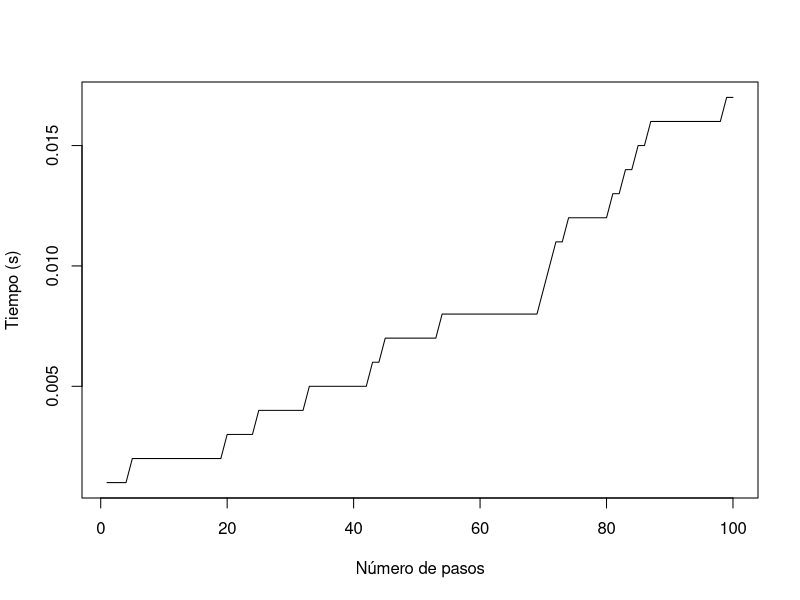

Reproduce this figure in R.
rep <- 1
dur <- 100
dim <- 8
orig <- rep(0, dim)
tab <- numeric(length(rep*dim))
elapsed <- numeric(length(dur))
i = 1
j = 1
anterior <- 0
timeT <- system.time(
  for (dimension in dim:dim) {
    timeDim <- system.time(
      for (repeticion in 1:rep)  { 
        cero <- 0              
        pos <- rep(0, dimension)
        for (t in 1:dur) {
          timeD <- system.time(
            for (x in 1:1) {
              cambiar <- sample(1:dimension, 1)                     
              if (runif(1) < 0.5) {
                cambio <- 1
              } else {
                cambio <- -1
              }
              pos[cambiar] <- pos[cambiar] + cambio
              if (all (pos == orig)) {
                cero = cero + 1
              }
            })[3]
          time <- (timeD + anterior)
          elapsed[j] <- time
          anterior <- time
          j = j + 1
        }
        prob <- ((cero/dur)*100)
        tab[i] <- prob
        i = i + 1
      })[3]
  })
mat <- matrix (tab, ncol=dim, nrow=rep)
png("tiempo.png")
plot (elapsed, type="l", xlab="N\u{FA}mero de pasos", ylab="Tiempo (s)")
graphics.off()
